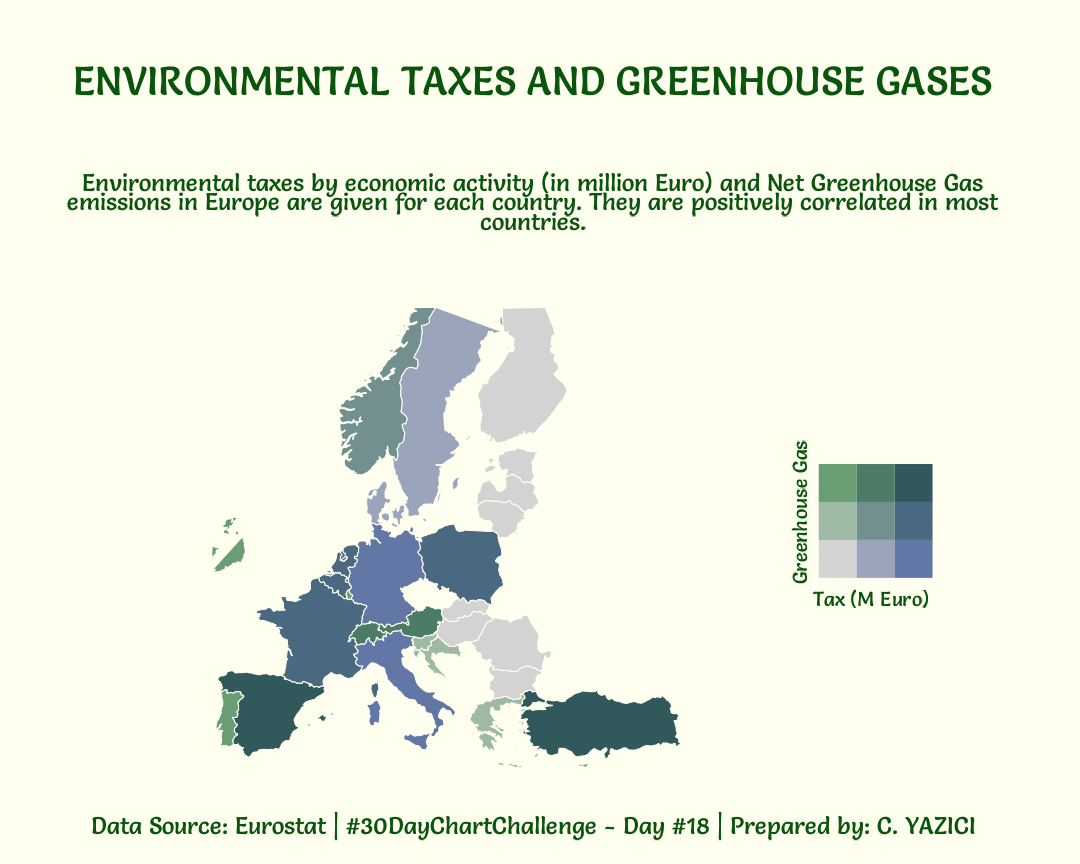

Generate this figure with R:
library(readxl)
library(maps)
library(biscale)
library(showtext)
library(cowplot)


#import fonts for plot

sysfonts::font_add_google("Salsa", "salsa")
showtext::showtext_auto()

# Data Import

tax_data <- read_xlsx("Tax.xlsx") %>%
  mutate(Tax = ifelse(Tax == ":", NA, Tax))

gas_data <- read_xlsx("Greenhouse_gas.xlsx") %>%
  mutate(Gas = ifelse(Gas == ":", NA, Gas))

# Data Wrangling

all_data <- tax_data %>%
  right_join(gas_data, by = "Country") %>%
  mutate(Tax = as.numeric(Tax),
         Gas = as.numeric(Gas),
         Country = ifelse(Country == 
        "Germany (until 1990 former territory of the FRG)", "Germany", Country),
        Country = ifelse(Country == "Türkiye", "Turkey", Country)) %>%
  filter(!str_detect(Country, "European"))


# Map data & preparation

europe_data <- map_data("world") %>%
  filter(region %in% all_data$Country)

map_data <- europe_data %>%
  inner_join(all_data, by = c("region" = "Country")) %>%
  select(-subregion)

eu_classes <- bi_class(map_data, x = Tax, y = Gas, 
                       style="quantile", dim = 3) %>%
  mutate(bi_class = ifelse(str_detect(bi_class, "NA"), NA, bi_class))

# The Plot

map_plot <- ggplot() +
  geom_polygon(data = eu_classes,
               mapping = aes(x = long, y = lat, group = group, fill = bi_class),
               color= "ivory", size = 0.5, show.legend = FALSE) +
  bi_scale_fill(pal = "DkCyan2", dim = 3, na.value = "grey50") +
  scale_x_continuous(limits = c(-10, 45)) +
  scale_y_continuous(limits = c(35, 67)) +
  coord_map() +
  theme(plot.background = element_rect(fill = "ivory", color = NA),
        panel.background = element_rect(fill = "ivory", color = NA),
        panel.grid = element_blank(),
        axis.ticks = element_blank(),
        axis.title = element_blank(),
        axis.text = element_blank(),
        plot.margin = margin(0.5, 0.5, 0.5, 0.5, "cm"))


p_legend <- bi_legend(pal = "DkCyan2",
                      dim = 3,
                      xlab = "Tax (M Euro)",
                      ylab = "Greenhouse Gas",
                      size = 12) +
  theme(plot.background = element_rect(fill = "ivory", colour = "ivory"),
        panel.background = element_rect(fill = "ivory", colour = "ivory"),
        axis.title = element_text(family = "salsa", hjust = 0, size = 15, 
                                  colour = "#0A550C"))
p_legend


# The Final Plot

plots <- align_plots(map_plot,  p_legend,  align = 'r', axis = 'r')

title1 <- ggdraw() + 
  draw_label(
    "ENVIRONMENTAL TAXES AND GREENHOUSE GASES",
    fontface = 'bold',
    fontfamily = "salsa",
    hjust = 0.5,
    x = 0.5,
    size = 30,
    color = "#0A550C"
  )  

subtitle_text <- str_wrap("\nEnvironmental taxes by economic activity (in million
                          Euro) and Net Greenhouse Gas emissions in Europe
                          are given for each country. They are positively
                          correlated in most countries. \n", 90)

title2 <- ggdraw() + 
  draw_label(
    subtitle_text ,
    fontface = 'bold',
    fontfamily = "salsa",
    hjust = 0.5,
    x = 0.5,
    size = 18,
    color = "#0A550C"
  ) 
caption <- ggdraw() + 
  draw_label(
    "Data Source: Eurostat | #30DayChartChallenge - Day #18 | Prepared by: C. YAZICI", 
    fontface = 'bold',
    fontfamily = "salsa",
    hjust = 0.5,
    x = 0.5,
    y = 0.5, 
    size = 18,
    color = "#0A550C"
  ) 

top_row <- plot_grid(
  plots[[1]], NULL, plots[[2]], 
  labels = "",
  rel_widths = c(1.9, 0.0, 0.5), 
  nrow = 1
)


final_plot <- plot_grid(title1, title2, top_row, caption, 
                        labels = "", ncol = 1,
                        rel_heights = c(0.22, 0.18, 0.9,  0.08),
                        align = "hv") +
  theme(plot.background = element_rect(fill = "ivory", colour = NA),
        plot.margin = margin(0.5, 4.5, 0.5, 4.0, "cm"))


final_plot

# Save the Plot

ggsave("Day18.png", final_plot, width = 15, height = 12, dpi = 72)
